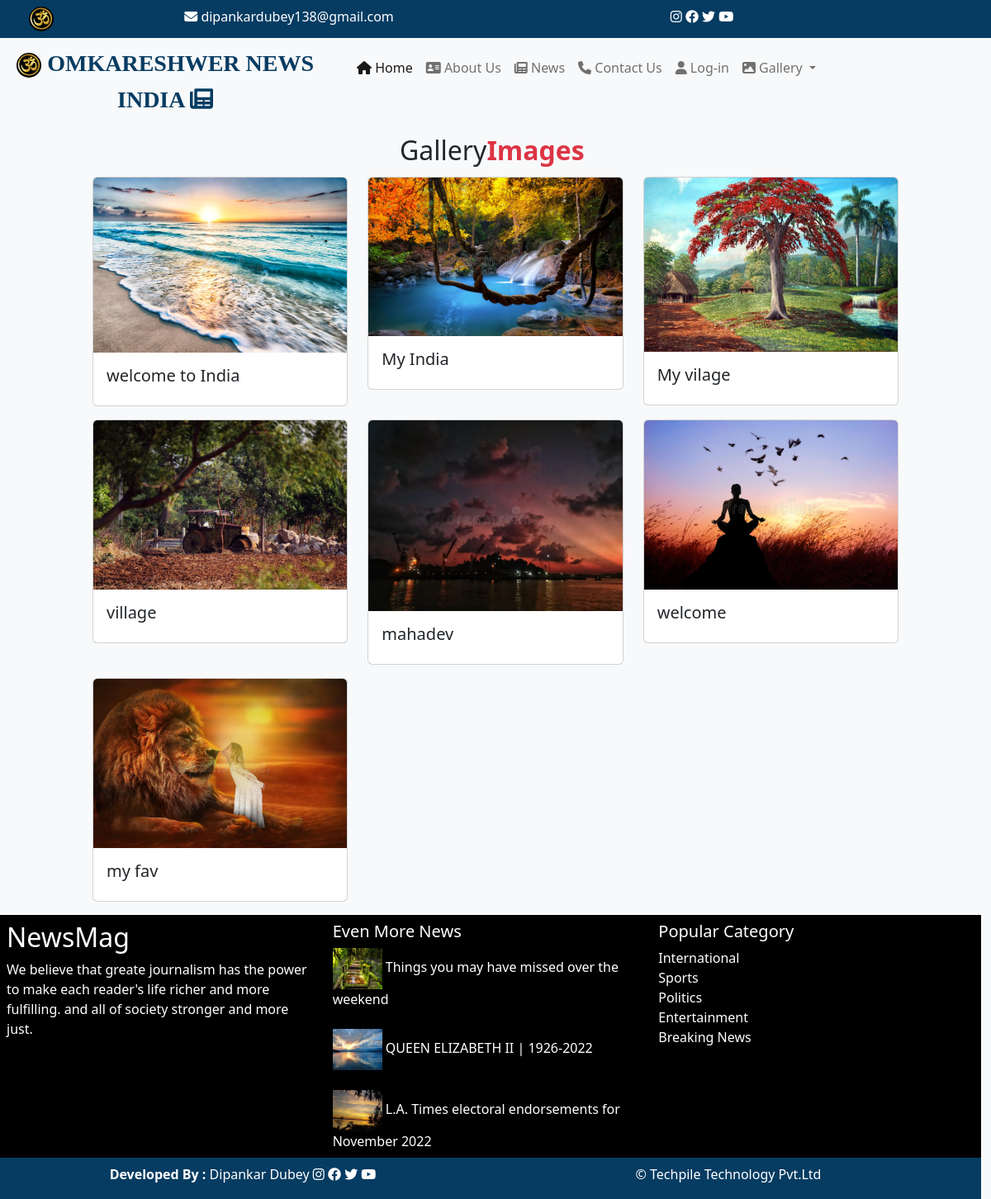
The app's page /user/gallery/ with its own data.
### user/models.py (models this page shows, shortened)
class igallery(models.Model):
    gname=models.CharField(max_length=400)
    gpic=models.ImageField(upload_to='static/gallery/',default="")

### user/views.py (the view)
# urls.py: path('gallery/',views.gallery),
def gallery(request):
    d=igallery.objects.all().order_by('-id')
    mydict={"data":d}
    return render(request,'user/gallery.html',context=mydict)

### templates/user/gallery.html (shortened to what this page needs)
{%extends 'base.html'%}
{% load static %}
{% block x %}
<div class="fs-2 text-center">Gallery<b class="text-danger ">Images
</b>
    </div>
<div class="row">
    <div class="col-sm-1"></div>
    <div class="col-sm-10">
        <div class="row">
            {% if data  %}
            {% for x in data %}
            <div class="col-sm-4 my-2">
                <div class="card w-100">
  <img src="/{{x.gpic}}" class="card-img-top  " min-height="300px" alt="...">
  <div class="card-body">
    <h5 class="card-title">{{x.gname}}</h5>
  </div>
</div>
            </div>
                {% endfor %}
                {% endif %}
    </div>
</div>
{% endblock %}

### records on screen
igallery: gpic (picture), gname "welcome to India"
igallery: gpic (picture), gname "My India"
igallery: gpic (picture), gname "My vilage"
igallery: gpic (picture), gname "village"
igallery: gpic (picture), gname "mahadev"
igallery: gpic (picture), gname "welcome"
igallery: gpic (picture), gname "my fav"
